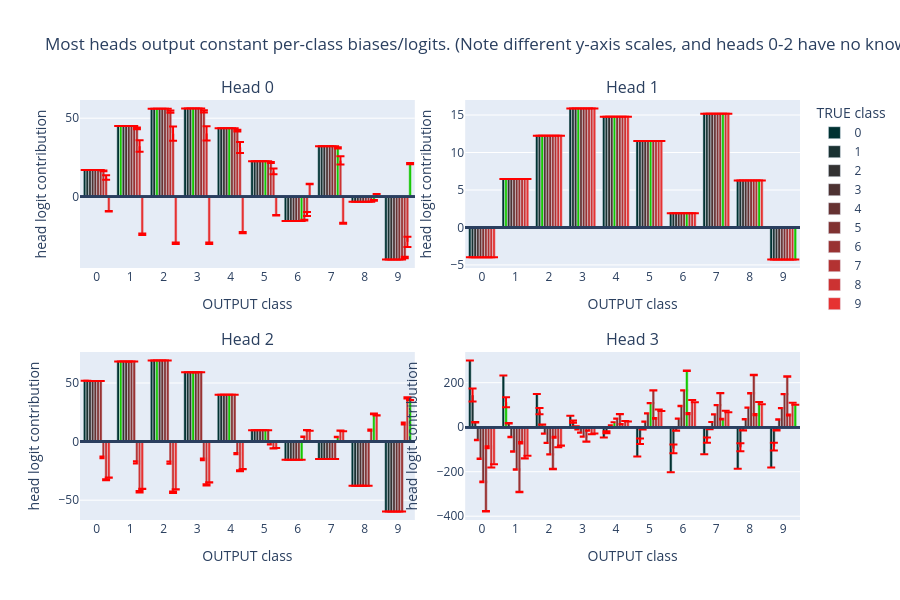

Notebook source saved alongside this figure:
### Markdown cell above
In the graph below, we show each head's logit contribution per-class (w/ std-dev error bars). Each output class is grouped by true class:
- Similar-height output-class bars indicate outputting a per-class constant (e.g. head 1, which has no knowledge of the true class).
- A true-class bar that differs per-output indicates the head may help distinguish that max digit. (e.g. head 0 class 9, or head 2 classes 7-9)


The conclusions are:
- Head 0 outputs constants, except for true classes 8-9 (and slightly 7?).
- Head 1 only outputs constants.
- Head 2 outputs constants, except for true classes 7-9.
- Head 3 outputs uniquely for all classes.

### Code cell
title = f'Most heads output constant per-class biases/logits. (Note different y-axis scales, and heads 0-2 have no knowledge of true classes <7!)'

means, stds = attn_logit_means(model_1, y_true_1, tens_digit=False)
fig = show_logit_contribs(model_1, means, stds, layer=0, title=title, xaxis_ytrue=False)

### Figure 1 — Plotly figure (JSON) as saved in the notebook; plotly's stock layout.template omitted (floating-point values rounded to 4 significant figures)
{"data": [{"error_y": {"array": [0.0, 0.0, 0.0, 0.0, 0.0, 0.0, 0.0, 0.0, 0.0, 0.0], "color": "red", "type": "data"}, "marker": {"color": ["rgb(0.0,50,50)", "rgb(0.0,50,50)", "rgb(0.0,50,50)", "rgb(0.0,50,50)", "rgb(0.0,50,50)", "rgb(0.0,50,50)", "rgb(0.0,50,50)", "rgb(0.0,50,50)", "rgb(0.0,50,50)", "rgb(0.0,50,50)"]}, "name": "0", "showlegend": true, "x": [0, 1, 2, 3, 4, 5, 6, 7, 8, 9], "y": [17.12, 44.99, 55.95, 56.22, 43.58, 22.58, -15.3, 32.18, -3.139, -39.91], "type": "bar", "xaxis": "x", "yaxis": "y"}, {"error_y": {"array": [1.862e-06, 4.884e-06, 6.072e-06, 6.1e-06, 4.726e-06, 2.447e-06, 1.662e-06, 3.488e-06, 3.44e-07, 4.331e-06], "color": "red", "type": "data"}, "marker": {"color": ["rgb(25.5,50,50)", "rgb(20,200,0)", "rgb(25.5,50,50)", "rgb(25.5,50,50)", "rgb(25.5,50,50)", "rgb(25.5,50,50)", "rgb(25.5,50,50)", "rgb(25.5,50,50)", "rgb(25.5,50,50)", "rgb(25.5,50,50)"]}, "name": "1", "showlegend": true, "x": [0, 1, 2, 3, 4, 5, 6, 7, 8, 9], "y": [17.12, 44.99, 55.95, 56.22, 43.58, 22.58, -15.3, 32.18, -3.139, -39.91], "type": "bar", "xaxis": "x", "yaxis": "y"}, {"error_y": {"array": [4.238e-05, 0.000111, 0.000138, 0.0001386, 0.0001074, 5.557e-05, 3.78e-05, 7.921e-05, 7.864e-06, 9.847e-05], "color": "red", "type": "data"}, "marker": {"color": ["rgb(51.0,50,50)", "rgb(51.0,50,50)", "rgb(20,200,0)", "rgb(51.0,50,50)", "rgb(51.0,50,50)", "rgb(51.0,50,50)", "rgb(51.0,50,50)", "rgb(51.0,50,50)", "rgb(51.0,50,50)", "rgb(51.0,50,50)"]}, "name": "2", "showlegend": true, "x": [0, 1, 2, 3, 4, 5, 6, 7, 8, 9], "y": [17.12, 44.99, 55.95, 56.22, 43.58, 22.58, -15.3, 32.18, -3.139, -39.91], "type": "bar", "xaxis": "x", "yaxis": "y"}, {"error_y": {"array": [4.114e-05, 0.0001078, 0.000134, 0.0001345, 0.0001042, 5.394e-05, 3.669e-05, 7.688e-05, 7.633e-06, 9.557e-05], "color": "red", "type": "data"}, "marker": {"color": ["rgb(76.5,50,50)", "rgb(76.5,50,50)", "rgb(76.5,50,50)", "rgb(20,200,0)", "rgb(76.5,50,50)", "rgb(76.5,50,50)", "rgb(76.5,50,50)", "rgb(76.5,50,50)", "rgb(76.5,50,50)", "rgb(76.5,50,50)"]}, "name": "3", "showlegend": true, "x": [0, 1, 2, 3, 4, 5, 6, 7, 8, 9], "y": [17.12, 44.99, 55.95, 56.22, 43.58, 22.58, -15.3, 32.18, -3.139, -39.91], "type": "bar", "xaxis": "x", "yaxis": "y"}, {"error_y": {"array": [3.757e-05, 9.844e-05, 0.0001223, 0.0001229, 9.519e-05, 4.927e-05, 3.351e-05, 7.022e-05, 6.972e-06, 8.73e-05], "color": "red", "type": "data"}, "marker": {"color": ["rgb(102.0,50,50)", "rgb(102.0,50,50)", "rgb(102.0,50,50)", "rgb(102.0,50,50)", "rgb(20,200,0)", "rgb(102.0,50,50)", "rgb(102.0,50,50)", "rgb(102.0,50,50)", "rgb(102.0,50,50)", "rgb(102.0,50,50)"]}, "name": "4", "showlegend": true, "x": [0, 1, 2, 3, 4, 5, 6, 7, 8, 9], "y": [17.12, 44.99, 55.95, 56.22, 43.58, 22.58, -15.3, 32.18, -3.139, -39.91], "type": "bar", "xaxis": "x", "yaxis": "y"}, {"error_y": {"array": [3.564e-05, 9.338e-05, 0.0001161, 0.0001166, 9.029e-05, 4.673e-05, 3.179e-05, 6.661e-05, 6.614e-06, 8.281e-05], "color": "red", "type": "data"}, "marker": {"color": ["rgb(127.5,50,50)", "rgb(127.5,50,50)", "rgb(127.5,50,50)", "rgb(127.5,50,50)", "rgb(127.5,50,50)", "rgb(20,200,0)", "rgb(127.5,50,50)", "rgb(127.5,50,50)", "rgb(127.5,50,50)", "rgb(127.5,50,50)"]}, "name": "5", "showlegend": true, "x": [0, 1, 2, 3, 4, 5, 6, 7, 8, 9], "y": [17.12, 44.99, 55.95, 56.22, 43.58, 22.58, -15.3, 32.18, -3.139, -39.91], "type": "bar", "xaxis": "x", "yaxis": "y"}, {"error_y": {"array": [3.411e-05, 8.936e-05, 0.0001111, 0.0001116, 8.641e-05, 4.472e-05, 3.042e-05, 6.375e-05, 6.33e-06, 7.925e-05], "color": "red", "type": "data"}, "marker": {"color": ["rgb(153.0,50,50)", "rgb(153.0,50,50)", "rgb(153.0,50,50)", "rgb(153.0,50,50)", "rgb(153.0,50,50)", "rgb(153.0,50,50)", "rgb(20,200,0)", "rgb(153.0,50,50)", "rgb(153.0,50,50)", "rgb(153.0,50,50)"]}, "name": "6", "showlegend": true, "x": [0, 1, 2, 3, 4, 5, 6, 7, 8, 9], "y": [17.12, 44.99, 55.95, 56.22, 43.58, 22.58, -15.3, 32.18, -3.139, -39.91], "type": "bar", "xaxis": "x", "yaxis": "y"}, {"error_y": {"array": [0.2208, 0.5776, 0.7177, 0.7207, 0.5581, 0.2886, 0.1969, 0.4115, 0.04125, 0.5123], "color": "red", "type": "data"}, "marker": {"color": ["rgb(178.5,50,50)", "rgb(178.5,50,50)", "rgb(178.5,50,50)", "rgb(178.5,50,50)", "rgb(178.5,50,50)", "rgb(178.5,50,50)", "rgb(178.5,50,50)", "rgb(20,200,0)", "rgb(178.5,50,50)", "rgb(178.5,50,50)"]}, "name": "7", "showlegend": true, "x": [0, 1, 2, 3, 4, 5, 6, 7, 8, 9], "y": [16.56, 43.53, 54.14, 54.4, 42.17, 21.85, -14.8, 31.14, -3.035, -38.61], "type": "bar", "xaxis": "x", "yaxis": "y"}, {"error_y": {"array": [1.394, 3.643, 4.525, 4.543, 3.517, 1.817, 1.243, 2.592, 0.2618, 3.23], "color": "red", "type": "data"}, "marker": {"color": ["rgb(204.0,50,50)", "rgb(204.0,50,50)", "rgb(204.0,50,50)", "rgb(204.0,50,50)", "rgb(204.0,50,50)", "rgb(204.0,50,50)", "rgb(204.0,50,50)", "rgb(204.0,50,50)", "rgb(20,200,0)", "rgb(204.0,50,50)"]}, "name": "8", "showlegend": true, "x": [0, 1, 2, 3, 4, 5, 6, 7, 8, 9], "y": [12.26, 32.29, 40.17, 40.38, 31.31, 16.24, -10.96, 23.14, -2.226, -28.64], "type": "bar", "xaxis": "x", "yaxis": "y"}, {"error_y": {"array": [0.1554, 0.4049, 0.5028, 0.5047, 0.3905, 0.2015, 0.1385, 0.2875, 0.02987, 0.3592], "color": "red", "type": "data"}, "marker": {"color": ["rgb(229.5,50,50)", "rgb(229.5,50,50)", "rgb(229.5,50,50)", "rgb(229.5,50,50)", "rgb(229.5,50,50)", "rgb(229.5,50,50)", "rgb(229.5,50,50)", "rgb(229.5,50,50)", "rgb(229.5,50,50)", "rgb(20,200,0)"]}, "name": "9", "showlegend": true, "x": [0, 1, 2, 3, 4, 5, 6, 7, 8, 9], "y": [-9.217, -23.79, -29.48, -29.55, -22.83, -11.73, 8.183, -16.75, 1.813, 21.1], "type": "bar", "xaxis": "x", "yaxis": "y"}, {"error_y": {"array": [0.0, 0.0, 0.0, 0.0, 0.0, 0.0, 0.0, 0.0, 0.0, 0.0], "color": "red", "type": "data"}, "marker": {"color": ["rgb(0.0,50,50)", "rgb(0.0,50,50)", "rgb(0.0,50,50)", "rgb(0.0,50,50)", "rgb(0.0,50,50)", "rgb(0.0,50,50)", "rgb(0.0,50,50)", "rgb(0.0,50,50)", "rgb(0.0,50,50)", "rgb(0.0,50,50)"]}, "name": "0", "showlegend": false, "x": [0, 1, 2, 3, 4, 5, 6, 7, 8, 9], "y": [-3.984, 6.46, 12.23, 15.89, 14.78, 11.54, 1.884, 15.17, 6.254, -4.292], "type": "bar", "xaxis": "x2", "yaxis": "y2"}, {"error_y": {"array": [1.596e-11, 2.833e-11, 5.258e-11, 6.788e-11, 6.293e-11, 4.894e-11, 7.617e-12, 6.418e-11, 2.61e-11, 1.874e-11], "color": "red", "type": "data"}, "marker": {"color": ["rgb(25.5,50,50)", "rgb(20,200,0)", "rgb(25.5,50,50)", "rgb(25.5,50,50)", "rgb(25.5,50,50)", "rgb(25.5,50,50)", "rgb(25.5,50,50)", "rgb(25.5,50,50)", "rgb(25.5,50,50)", "rgb(25.5,50,50)"]}, "name": "1", "showlegend": false, "x": [0, 1, 2, 3, 4, 5, 6, 7, 8, 9], "y": [-3.984, 6.46, 12.23, 15.89, 14.78, 11.54, 1.884, 15.17, 6.254, -4.292], "type": "bar", "xaxis": "x2", "yaxis": "y2"}, {"error_y": {"array": [1.371e-11, 2.43e-11, 4.511e-11, 5.823e-11, 5.399e-11, 4.199e-11, 6.539e-12, 5.507e-11, 2.24e-11, 1.607e-11], "color": "red", "type": "data"}, "marker": {"color": ["rgb(51.0,50,50)", "rgb(51.0,50,50)", "rgb(20,200,0)", "rgb(51.0,50,50)", "rgb(51.0,50,50)", "rgb(51.0,50,50)", "rgb(51.0,50,50)", "rgb(51.0,50,50)", "rgb(51.0,50,50)", "rgb(51.0,50,50)"]}, "name": "2", "showlegend": false, "x": [0, 1, 2, 3, 4, 5, 6, 7, 8, 9], "y": [-3.984, 6.46, 12.23, 15.89, 14.78, 11.54, 1.884, 15.17, 6.254, -4.292], "type": "bar", "xaxis": "x2", "yaxis": "y2"}, {"error_y": {"array": [1.297e-11, 2.302e-11, 4.273e-11, 5.515e-11, 5.113e-11, 3.977e-11, 6.191e-12, 5.215e-11, 2.121e-11, 1.522e-11], "color": "red", "type": "data"}, "marker": {"color": ["rgb(76.5,50,50)", "rgb(76.5,50,50)", "rgb(76.5,50,50)", "rgb(20,200,0)", "rgb(76.5,50,50)", "rgb(76.5,50,50)", "rgb(76.5,50,50)", "rgb(76.5,50,50)", "rgb(76.5,50,50)", "rgb(76.5,50,50)"]}, "name": "3", "showlegend": false, "x": [0, 1, 2, 3, 4, 5, 6, 7, 8, 9], "y": [-3.984, 6.46, 12.23, 15.89, 14.78, 11.54, 1.884, 15.17, 6.254, -4.292], "type": "bar", "xaxis": "x2", "yaxis": "y2"}, {"error_y": {"array": [1.245e-11, 2.211e-11, 4.104e-11, 5.297e-11, 4.911e-11, 3.819e-11, 5.943e-12, 5.009e-11, 2.037e-11, 1.462e-11], "color": "red", "type": "data"}, "marker": {"color": ["rgb(102.0,50,50)", "rgb(102.0,50,50)", "rgb(102.0,50,50)", "rgb(102.0,50,50)", "rgb(20,200,0)", "rgb(102.0,50,50)", "rgb(102.0,50,50)", "rgb(102.0,50,50)", "rgb(102.0,50,50)", "rgb(102.0,50,50)"]}, "name": "4", "showlegend": false, "x": [0, 1, 2, 3, 4, 5, 6, 7, 8, 9], "y": [-3.984, 6.46, 12.23, 15.89, 14.78, 11.54, 1.884, 15.17, 6.254, -4.292], "type": "bar", "xaxis": "x2", "yaxis": "y2"}, {"error_y": {"array": [1.183e-11, 2.102e-11, 3.9e-11, 5.034e-11, 4.667e-11, 3.629e-11, 5.646e-12, 4.759e-11, 1.935e-11, 1.39e-11], "color": "red", "type": "data"}, "marker": {"color": ["rgb(127.5,50,50)", "rgb(127.5,50,50)", "rgb(127.5,50,50)", "rgb(127.5,50,50)", "rgb(127.5,50,50)", "rgb(20,200,0)", "rgb(127.5,50,50)", "rgb(127.5,50,50)", "rgb(127.5,50,50)", "rgb(127.5,50,50)"]}, "name": "5", "showlegend": false, "x": [0, 1, 2, 3, 4, 5, 6, 7, 8, 9], "y": [-3.984, 6.46, 12.23, 15.89, 14.78, 11.54, 1.884, 15.17, 6.254, -4.292], "type": "bar", "xaxis": "x2", "yaxis": "y2"}, {"error_y": {"array": [1.124e-11, 1.996e-11, 3.705e-11, 4.781e-11, 4.432e-11, 3.447e-11, 5.362e-12, 4.52e-11, 1.838e-11, 1.32e-11], "color": "red", "type": "data"}, "marker": {"color": ["rgb(153.0,50,50)", "rgb(153.0,50,50)", "rgb(153.0,50,50)", "rgb(153.0,50,50)", "rgb(153.0,50,50)", "rgb(153.0,50,50)", "rgb(20,200,0)", "rgb(153.0,50,50)", "rgb(153.0,50,50)", "rgb(153.0,50,50)"]}, "name": "6", "showlegend": false, "x": [0, 1, 2, 3, 4, 5, 6, 7, 8, 9], "y": [-3.984, 6.46, 12.23, 15.89, 14.78, 11.54, 1.884, 15.17, 6.254, -4.292], "type": "bar", "xaxis": "x2", "yaxis": "y2"}, {"error_y": {"array": [1.069e-11, 1.901e-11, 3.526e-11, 4.553e-11, 4.22e-11, 3.281e-11, 5.105e-12, 4.302e-11, 1.749e-11, 1.257e-11], "color": "red", "type": "data"}, "marker": {"color": ["rgb(178.5,50,50)", "rgb(178.5,50,50)", "rgb(178.5,50,50)", "rgb(178.5,50,50)", "rgb(178.5,50,50)", "rgb(178.5,50,50)", "rgb(178.5,50,50)", "rgb(20,200,0)", "rgb(178.5,50,50)", "rgb(178.5,50,50)"]}, "name": "7", "showlegend": false, "x": [0, 1, 2, 3, 4, 5, 6, 7, 8, 9], "y": [-3.984, 6.46, 12.23, 15.89, 14.78, 11.54, 1.884, 15.17, 6.254, -4.292], "type": "bar", "xaxis": "x2", "yaxis": "y2"}, {"error_y": {"array": [1.025e-11, 1.816e-11, 3.381e-11, 4.351e-11, 4.046e-11, 3.133e-11, 4.885e-12, 4.138e-11, 1.674e-11, 1.2e-11], "color": "red", "type": "data"}, "marker": {"color": ["rgb(204.0,50,50)", "rgb(204.0,50,50)", "rgb(204.0,50,50)", "rgb(204.0,50,50)", "rgb(204.0,50,50)", "rgb(204.0,50,50)", "rgb(204.0,50,50)", "rgb(204.0,50,50)", "rgb(20,200,0)", "rgb(204.0,50,50)"]}, "name": "8", "showlegend": false, "x": [0, 1, 2, 3, 4, 5, 6, 7, 8, 9], "y": [-3.984, 6.46, 12.23, 15.89, 14.78, 11.54, 1.884, 15.17, 6.254, -4.292], "type": "bar", "xaxis": "x2", "yaxis": "y2"}, {"error_y": {"array": [9.809e-12, 1.742e-11, 3.308e-11, 4.202e-11, 3.86e-11, 3.007e-11, 4.669e-12, 4.011e-11, 1.614e-11, 1.156e-11], "color": "red", "type": "data"}, "marker": {"color": ["rgb(229.5,50,50)", "rgb(229.5,50,50)", "rgb(229.5,50,50)", "rgb(229.5,50,50)", "rgb(229.5,50,50)", "rgb(229.5,50,50)", "rgb(229.5,50,50)", "rgb(229.5,50,50)", "rgb(229.5,50,50)", "rgb(20,200,0)"]}, "name": "9", "showlegend": false, "x": [0, 1, 2, 3, 4, 5, 6, 7, 8, 9], "y": [-3.984, 6.46, 12.23, 15.89, 14.78, 11.54, 1.884, 15.17, 6.254, -4.292], "type": "bar", "xaxis": "x2", "yaxis": "y2"}, {"error_y": {"array": [0.0, 0.0, 0.0, 0.0, 0.0, 0.0, 0.0, 0.0, 0.0, 0.0], "color": "red", "type": "data"}, "marker": {"color": ["rgb(0.0,50,50)", "rgb(0.0,50,50)", "rgb(0.0,50,50)", "rgb(0.0,50,50)", "rgb(0.0,50,50)", "rgb(0.0,50,50)", "rgb(0.0,50,50)", "rgb(0.0,50,50)", "rgb(0.0,50,50)", "rgb(0.0,50,50)"]}, "name": "0", "showlegend": false, "x": [0, 1, 2, 3, 4, 5, 6, 7, 8, 9], "y": [51.8, 68.3, 69.26, 59.11, 40.04, 9.623, -15.47, -14.83, -37.63, -59.74], "type": "bar", "xaxis": "x3", "yaxis": "y3"}, {"error_y": {"array": [0.0003456, 0.0004558, 0.0004623, 0.0003945, 0.0002672, 6.432e-05, 0.0001031, 9.87e-05, 0.0002509, 0.0003985], "color": "red", "type": "data"}, "marker": {"color": ["rgb(25.5,50,50)", "rgb(20,200,0)", "rgb(25.5,50,50)", "rgb(25.5,50,50)", "rgb(25.5,50,50)", "rgb(25.5,50,50)", "rgb(25.5,50,50)", "rgb(25.5,50,50)", "rgb(25.5,50,50)", "rgb(25.5,50,50)"]}, "name": "1", "showlegend": false, "x": [0, 1, 2, 3, 4, 5, 6, 7, 8, 9], "y": [51.79, 68.3, 69.26, 59.11, 40.04, 9.623, -15.47, -14.83, -37.62, -59.74], "type": "bar", "xaxis": "x3", "yaxis": "y3"}, {"error_y": {"array": [0.00952, 0.01255, 0.01273, 0.01086, 0.007355, 0.001767, 0.002843, 0.00272, 0.006911, 0.01097], "color": "red", "type": "data"}, "marker": {"color": ["rgb(51.0,50,50)", "rgb(51.0,50,50)", "rgb(20,200,0)", "rgb(51.0,50,50)", "rgb(51.0,50,50)", "rgb(51.0,50,50)", "rgb(51.0,50,50)", "rgb(51.0,50,50)", "rgb(51.0,50,50)", "rgb(51.0,50,50)"]}, "name": "2", "showlegend": false, "x": [0, 1, 2, 3, 4, 5, 6, 7, 8, 9], "y": [51.77, 68.27, 69.23, 59.08, 40.02, 9.619, -15.46, -14.82, -37.61, -59.71], "type": "bar", "xaxis": "x3", "yaxis": "y3"}, {"error_y": {"array": [0.01505, 0.01983, 0.0201, 0.01715, 0.01161, 0.002783, 0.004497, 0.004305, 0.01092, 0.01734], "color": "red", "type": "data"}, "marker": {"color": ["rgb(76.5,50,50)", "rgb(76.5,50,50)", "rgb(76.5,50,50)", "rgb(20,200,0)", "rgb(76.5,50,50)", "rgb(76.5,50,50)", "rgb(76.5,50,50)", "rgb(76.5,50,50)", "rgb(76.5,50,50)", "rgb(76.5,50,50)"]}, "name": "3", "showlegend": false, "x": [0, 1, 2, 3, 4, 5, 6, 7, 8, 9], "y": [51.75, 68.24, 69.2, 59.06, 40.0, 9.615, -15.46, -14.82, -37.59, -59.69], "type": "bar", "xaxis": "x3", "yaxis": "y3"}, {"error_y": {"array": [0.01628, 0.02144, 0.02174, 0.01854, 0.01255, 0.003006, 0.004866, 0.004659, 0.01181, 0.01875], "color": "red", "type": "data"}, "marker": {"color": ["rgb(102.0,50,50)", "rgb(102.0,50,50)", "rgb(102.0,50,50)", "rgb(102.0,50,50)", "rgb(20,200,0)", "rgb(102.0,50,50)", "rgb(102.0,50,50)", "rgb(102.0,50,50)", "rgb(102.0,50,50)", "rgb(102.0,50,50)"]}, "name": "4", "showlegend": false, "x": [0, 1, 2, 3, 4, 5, 6, 7, 8, 9], "y": [51.74, 68.23, 69.19, 59.05, 40.0, 9.614, -15.45, -14.81, -37.59, -59.68], "type": "bar", "xaxis": "x3", "yaxis": "y3"}, {"error_y": {"array": [0.01536, 0.02023, 0.02051, 0.0175, 0.01184, 0.002835, 0.004592, 0.004397, 0.01115, 0.01769], "color": "red", "type": "data"}, "marker": {"color": ["rgb(127.5,50,50)", "rgb(127.5,50,50)", "rgb(127.5,50,50)", "rgb(127.5,50,50)", "rgb(127.5,50,50)", "rgb(20,200,0)", "rgb(127.5,50,50)", "rgb(127.5,50,50)", "rgb(127.5,50,50)", "rgb(127.5,50,50)"]}, "name": "5", "showlegend": false, "x": [0, 1, 2, 3, 4, 5, 6, 7, 8, 9], "y": [51.75, 68.23, 69.19, 59.05, 40.0, 9.614, -15.45, -14.81, -37.59, -59.68], "type": "bar", "xaxis": "x3", "yaxis": "y3"}, {"error_y": {"array": [0.01475, 0.01942, 0.01969, 0.0168, 0.01137, 0.002722, 0.004409, 0.004221, 0.0107, 0.01698], "color": "red", "type": "data"}, "marker": {"color": ["rgb(153.0,50,50)", "rgb(153.0,50,50)", "rgb(153.0,50,50)", "rgb(153.0,50,50)", "rgb(153.0,50,50)", "rgb(153.0,50,50)", "rgb(20,200,0)", "rgb(153.0,50,50)", "rgb(153.0,50,50)", "rgb(153.0,50,50)"]}, "name": "6", "showlegend": false, "x": [0, 1, 2, 3, 4, 5, 6, 7, 8, 9], "y": [51.76, 68.25, 69.21, 59.06, 40.01, 9.616, -15.46, -14.82, -37.6, -59.69], "type": "bar", "xaxis": "x3", "yaxis": "y3"}, {"error_y": {"array": [0.6987, 0.9199, 0.9322, 0.795, 0.5379, 0.1284, 0.2092, 0.2004, 0.5071, 0.8044], "color": "red", "type": "data"}, "marker": {"color": ["rgb(178.5,50,50)", "rgb(178.5,50,50)", "rgb(178.5,50,50)", "rgb(178.5,50,50)", "rgb(178.5,50,50)", "rgb(178.5,50,50)", "rgb(178.5,50,50)", "rgb(20,200,0)", "rgb(178.5,50,50)", "rgb(178.5,50,50)"]}, "name": "7", "showlegend": false, "x": [0, 1, 2, 3, 4, 5, 6, 7, 8, 9], "y": [-13.51, -17.71, -17.9, -15.23, -10.27, -2.396, 4.077, 3.894, 9.781, 15.46], "type": "bar", "xaxis": "x3", "yaxis": "y3"}, {"error_y": {"array": [0.463, 0.6089, 0.6165, 0.5255, 0.3552, 0.08427, 0.139, 0.133, 0.3359, 0.5322], "color": "red", "type": "data"}, "marker": {"color": ["rgb(204.0,50,50)", "rgb(204.0,50,50)", "rgb(204.0,50,50)", "rgb(204.0,50,50)", "rgb(204.0,50,50)", "rgb(204.0,50,50)", "rgb(204.0,50,50)", "rgb(204.0,50,50)", "rgb(20,200,0)", "rgb(204.0,50,50)"]}, "name": "8", "showlegend": false, "x": [0, 1, 2, 3, 4, 5, 6, 7, 8, 9], "y": [-32.54, -42.75, -43.26, -36.85, -24.89, -5.873, 9.785, 9.352, 23.59, 37.35], "type": "bar", "xaxis": "x3", "yaxis": "y3"}, {"error_y": {"array": [0.08391, 0.1087, 0.1095, 0.09264, 0.06194, 0.014, 0.02553, 0.02529, 0.06049, 0.09495], "color": "red", "type": "data"}, "marker": {"color": ["rgb(229.5,50,50)", "rgb(229.5,50,50)", "rgb(229.5,50,50)", "rgb(229.5,50,50)", "rgb(229.5,50,50)", "rgb(229.5,50,50)", "rgb(229.5,50,50)", "rgb(229.5,50,50)", "rgb(229.5,50,50)", "rgb(20,200,0)"]}, "name": "9", "showlegend": false, "x": [0, 1, 2, 3, 4, 5, 6, 7, 8, 9], "y": [-30.78, -40.4, -40.88, -34.82, -23.51, -5.53, 9.272, 8.849, 22.31, 35.31], "type": "bar", "xaxis": "x3", "yaxis": "y3"}, {"error_y": {"array": [0.0, 0.0, 0.0, 0.0, 0.0, 0.0, 0.0, 0.0, 0.0, 0.0], "color": "red", "type": "data"}, "marker": {"color": ["rgb(0.0,50,50)", "rgb(0.0,50,50)", "rgb(0.0,50,50)", "rgb(0.0,50,50)", "rgb(0.0,50,50)", "rgb(0.0,50,50)", "rgb(0.0,50,50)", "rgb(0.0,50,50)", "rgb(0.0,50,50)", "rgb(0.0,50,50)"]}, "name": "0", "showlegend": false, "x": [0, 1, 2, 3, 4, 5, 6, 7, 8, 9], "y": [300.1, 231.7, 149.4, 51.78, -46.76, -131.4, -202.0, -121.5, -186.5, -181.5], "type": "bar", "xaxis": "x4", "yaxis": "y4"}, {"error_y": {"array": [29.03, 22.41, 14.44, 5.003, 4.528, 12.71, 19.53, 11.75, 18.02, 17.53], "color": "red", "type": "data"}, "marker": {"color": ["rgb(25.5,50,50)", "rgb(20,200,0)", "rgb(25.5,50,50)", "rgb(25.5,50,50)", "rgb(25.5,50,50)", "rgb(25.5,50,50)", "rgb(25.5,50,50)", "rgb(25.5,50,50)", "rgb(25.5,50,50)", "rgb(25.5,50,50)"]}, "name": "1", "showlegend": false, "x": [0, 1, 2, 3, 4, 5, 6, 7, 8, 9], "y": [144.7, 111.8, 72.08, 25.01, -22.53, -63.4, -97.45, -58.67, -90.01, -87.63], "type": "bar", "xaxis": "x4", "yaxis": "y4"}, {"error_y": {"array": [1.139, 0.8798, 0.5669, 0.1964, 0.1777, 0.499, 0.7667, 0.4611, 0.7075, 0.6884], "color": "red", "type": "data"}, "marker": {"color": ["rgb(51.0,50,50)", "rgb(51.0,50,50)", "rgb(20,200,0)", "rgb(51.0,50,50)", "rgb(51.0,50,50)", "rgb(51.0,50,50)", "rgb(51.0,50,50)", "rgb(51.0,50,50)", "rgb(51.0,50,50)", "rgb(51.0,50,50)"]}, "name": "2", "showlegend": false, "x": [0, 1, 2, 3, 4, 5, 6, 7, 8, 9], "y": [22.48, 17.37, 11.27, 3.933, -3.461, -9.858, -15.2, -9.199, -14.12, -13.79], "type": "bar", "xaxis": "x4", "yaxis": "y4"}, {"error_y": {"array": [1.106, 0.8539, 0.5506, 0.1909, 0.1722, 0.4844, 0.7444, 0.4481, 0.6875, 0.6693], "color": "red", "type": "data"}, "marker": {"color": ["rgb(76.5,50,50)", "rgb(76.5,50,50)", "rgb(76.5,50,50)", "rgb(20,200,0)", "rgb(76.5,50,50)", "rgb(76.5,50,50)", "rgb(76.5,50,50)", "rgb(76.5,50,50)", "rgb(76.5,50,50)", "rgb(76.5,50,50)"]}, "name": "3", "showlegend": false, "x": [0, 1, 2, 3, 4, 5, 6, 7, 8, 9], "y": [-57.48, -44.37, -28.54, -9.865, 8.994, 25.16, 38.61, 23.19, 35.58, 34.58], "type": "bar", "xaxis": "x4", "yaxis": "y4"}, {"error_y": {"array": [1.168, 0.9016, 0.5812, 0.2015, 0.1819, 0.5114, 0.7858, 0.4728, 0.7254, 0.7061], "color": "red", "type": "data"}, "marker": {"color": ["rgb(102.0,50,50)", "rgb(102.0,50,50)", "rgb(102.0,50,50)", "rgb(102.0,50,50)", "rgb(20,200,0)", "rgb(102.0,50,50)", "rgb(102.0,50,50)", "rgb(102.0,50,50)", "rgb(102.0,50,50)", "rgb(102.0,50,50)"]}, "name": "4", "showlegend": false, "x": [0, 1, 2, 3, 4, 5, 6, 7, 8, 9], "y": [-141.6, -109.4, -70.42, -24.38, 22.11, 62.02, 95.24, 57.26, 87.85, 85.45], "type": "bar", "xaxis": "x4", "yaxis": "y4"}, {"error_y": {"array": [1.224, 0.945, 0.6092, 0.2112, 0.1907, 0.5361, 0.8238, 0.4957, 0.7606, 0.7403], "color": "red", "type": "data"}, "marker": {"color": ["rgb(127.5,50,50)", "rgb(127.5,50,50)", "rgb(127.5,50,50)", "rgb(127.5,50,50)", "rgb(127.5,50,50)", "rgb(20,200,0)", "rgb(127.5,50,50)", "rgb(127.5,50,50)", "rgb(127.5,50,50)", "rgb(127.5,50,50)"]}, "name": "5", "showlegend": false, "x": [0, 1, 2, 3, 4, 5, 6, 7, 8, 9], "y": [-245.8, -189.8, -122.3, -42.35, 38.34, 107.6, 165.3, 99.44, 152.6, 148.4], "type": "bar", "xaxis": "x4", "yaxis": "y4"}, {"error_y": {"array": [1.608, 1.242, 0.8002, 0.2773, 0.2508, 0.7044, 1.082, 0.651, 0.9988, 0.9718], "color": "red", "type": "data"}, "marker": {"color": ["rgb(153.0,50,50)", "rgb(153.0,50,50)", "rgb(153.0,50,50)", "rgb(153.0,50,50)", "rgb(153.0,50,50)", "rgb(153.0,50,50)", "rgb(20,200,0)", "rgb(153.0,50,50)", "rgb(153.0,50,50)", "rgb(153.0,50,50)"]}, "name": "6", "showlegend": false, "x": [0, 1, 2, 3, 4, 5, 6, 7, 8, 9], "y": [-377.7, -291.7, -187.9, -65.09, 58.91, 165.4, 254.1, 152.8, 234.5, 228.1], "type": "bar", "xaxis": "x4", "yaxis": "y4"}, {"error_y": {"array": [4.338, 3.349, 2.158, 0.7475, 0.6768, 1.9, 2.919, 1.756, 2.693, 2.62], "color": "red", "type": "data"}, "marker": {"color": ["rgb(178.5,50,50)", "rgb(178.5,50,50)", "rgb(178.5,50,50)", "rgb(178.5,50,50)", "rgb(178.5,50,50)", "rgb(178.5,50,50)", "rgb(178.5,50,50)", "rgb(20,200,0)", "rgb(178.5,50,50)", "rgb(178.5,50,50)"]}, "name": "7", "showlegend": false, "x": [0, 1, 2, 3, 4, 5, 6, 7, 8, 9], "y": [-90.55, -69.92, -45.04, -15.61, 14.1, 39.62, 60.86, 36.62, 56.17, 54.66], "type": "bar", "xaxis": "x4", "yaxis": "y4"}, {"error_y": {"array": [0.08664, 0.06675, 0.04429, 0.01569, 0.01365, 0.03918, 0.06122, 0.03702, 0.05729, 0.05691], "color": "red", "type": "data"}, "marker": {"color": ["rgb(204.0,50,50)", "rgb(204.0,50,50)", "rgb(204.0,50,50)", "rgb(204.0,50,50)", "rgb(204.0,50,50)", "rgb(204.0,50,50)", "rgb(204.0,50,50)", "rgb(204.0,50,50)", "rgb(20,200,0)", "rgb(204.0,50,50)"]}, "name": "8", "showlegend": false, "x": [0, 1, 2, 3, 4, 5, 6, 7, 8, 9], "y": [-181.5, -140.1, -90.3, -31.3, 28.26, 79.43, 122.0, 73.44, 112.7, 109.7], "type": "bar", "xaxis": "x4", "yaxis": "y4"}, {"error_y": {"array": [0.07283, 0.05603, 0.03759, 0.0134, 0.01157, 0.03339, 0.05249, 0.03175, 0.04929, 0.04927], "color": "red", "type": "data"}, "marker": {"color": ["rgb(229.5,50,50)", "rgb(229.5,50,50)", "rgb(229.5,50,50)", "rgb(229.5,50,50)", "rgb(229.5,50,50)", "rgb(229.5,50,50)", "rgb(229.5,50,50)", "rgb(229.5,50,50)", "rgb(229.5,50,50)", "rgb(20,200,0)"]}, "name": "9", "showlegend": false, "x": [0, 1, 2, 3, 4, 5, 6, 7, 8, 9], "y": [-166.5, -128.5, -82.85, -28.73, 25.91, 72.85, 111.9, 67.38, 103.4, 100.6], "type": "bar", "xaxis": "x4", "yaxis": "y4"}], "layout": {"xaxis": {"anchor": "y", "domain": [0.0, 0.465], "title": {"text": "OUTPUT class"}, "tickmode": "linear"}, "yaxis": {"anchor": "x", "domain": [0.6, 1.0], "title": {"text": "head logit contribution"}}, "xaxis2": {"anchor": "y2", "domain": [0.535, 1.0], "title": {"text": "OUTPUT class"}, "tickmode": "linear"}, "yaxis2": {"anchor": "x2", "domain": [0.6, 1.0], "title": {"text": "head logit contribution"}}, "xaxis3": {"anchor": "y3", "domain": [0.0, 0.465], "title": {"text": "OUTPUT class"}, "tickmode": "linear"}, "yaxis3": {"anchor": "x3", "domain": [0.0, 0.4], "title": {"text": "head logit contribution"}}, "xaxis4": {"anchor": "y4", "domain": [0.535, 1.0], "title": {"text": "OUTPUT class"}, "tickmode": "linear"}, "yaxis4": {"anchor": "x4", "domain": [0.0, 0.4], "title": {"text": "head logit contribution"}}, "annotations": [{"font": {"size": 16}, "showarrow": false, "text": "Head 0", "x": 0.2325, "xanchor": "center", "xref": "paper", "y": 1.0, "yanchor": "bottom", "yref": "paper"}, {"font": {"size": 16}, "showarrow": false, "text": "Head 1", "x": 0.7675, "xanchor": "center", "xref": "paper", "y": 1.0, "yanchor": "bottom", "yref": "paper"}, {"font": {"size": 16}, "showarrow": false, "text": "Head 2", "x": 0.2325, "xanchor": "center", "xref": "paper", "y": 0.4, "yanchor": "bottom", "yref": "paper"}, {"font": {"size": 16}, "showarrow": false, "text": "Head 3", "x": 0.7675, "xanchor": "center", "xref": "paper", "y": 0.4, "yanchor": "bottom", "yref": "paper"}], "shapes": [{"type": "line", "x0": 0, "x1": 1, "xref": "x domain", "y0": 0, "y1": 0, "yref": "y"}, {"type": "line", "x0": 0, "x1": 1, "xref": "x domain", "y0": 0, "y1": 0, "yref": "y"}, {"type": "line", "x0": 0, "x1": 1, "xref": "x domain", "y0": 0, "y1": 0, "yref": "y"}, {"type": "line", "x0": 0, "x1": 1, "xref": "x domain", "y0": 0, "y1": 0, "yref": "y"}, {"type": "line", "x0": 0, "x1": 1, "xref": "x domain", "y0": 0, "y1": 0, "yref": "y"}, {"type": "line", "x0": 0, "x1": 1, "xref": "x domain", "y0": 0, "y1": 0, "yref": "y"}, {"type": "line", "x0": 0, "x1": 1, "xref": "x domain", "y0": 0, "y1": 0, "yref": "y"}, {"type": "line", "x0": 0, "x1": 1, "xref": "x domain", "y0": 0, "y1": 0, "yref": "y"}, {"type": "line", "x0": 0, "x1": 1, "xref": "x domain", "y0": 0, "y1": 0, "yref": "y"}, {"type": "line", "x0": 0, "x1": 1, "xref": "x domain", "y0": 0, "y1": 0, "yref": "y"}, {"type": "line", "x0": 0, "x1": 1, "xref": "x2 domain", "y0": 0, "y1": 0, "yref": "y2"}, {"type": "line", "x0": 0, "x1": 1, "xref": "x2 domain", "y0": 0, "y1": 0, "yref": "y2"}, {"type": "line", "x0": 0, "x1": 1, "xref": "x2 domain", "y0": 0, "y1": 0, "yref": "y2"}, {"type": "line", "x0": 0, "x1": 1, "xref": "x2 domain", "y0": 0, "y1": 0, "yref": "y2"}, {"type": "line", "x0": 0, "x1": 1, "xref": "x2 domain", "y0": 0, "y1": 0, "yref": "y2"}, {"type": "line", "x0": 0, "x1": 1, "xref": "x2 domain", "y0": 0, "y1": 0, "yref": "y2"}, {"type": "line", "x0": 0, "x1": 1, "xref": "x2 domain", "y0": 0, "y1": 0, "yref": "y2"}, {"type": "line", "x0": 0, "x1": 1, "xref": "x2 domain", "y0": 0, "y1": 0, "yref": "y2"}, {"type": "line", "x0": 0, "x1": 1, "xref": "x2 domain", "y0": 0, "y1": 0, "yref": "y2"}, {"type": "line", "x0": 0, "x1": 1, "xref": "x2 domain", "y0": 0, "y1": 0, "yref": "y2"}, {"type": "line", "x0": 0, "x1": 1, "xref": "x3 domain", "y0": 0, "y1": 0, "yref": "y3"}, {"type": "line", "x0": 0, "x1": 1, "xref": "x3 domain", "y0": 0, "y1": 0, "yref": "y3"}, {"type": "line", "x0": 0, "x1": 1, "xref": "x3 domain", "y0": 0, "y1": 0, "yref": "y3"}, {"type": "line", "x0": 0, "x1": 1, "xref": "x3 domain", "y0": 0, "y1": 0, "yref": "y3"}, {"type": "line", "x0": 0, "x1": 1, "xref": "x3 domain", "y0": 0, "y1": 0, "yref": "y3"}, {"type": "line", "x0": 0, "x1": 1, "xref": "x3 domain", "y0": 0, "y1": 0, "yref": "y3"}, {"type": "line", "x0": 0, "x1": 1, "xref": "x3 domain", "y0": 0, "y1": 0, "yref": "y3"}, {"type": "line", "x0": 0, "x1": 1, "xref": "x3 domain", "y0": 0, "y1": 0, "yref": "y3"}, {"type": "line", "x0": 0, "x1": 1, "xref": "x3 domain", "y0": 0, "y1": 0, "yref": "y3"}, {"type": "line", "x0": 0, "x1": 1, "xref": "x3 domain", "y0": 0, "y1": 0, "yref": "y3"}, {"type": "line", "x0": 0, "x1": 1, "xref": "x4 domain", "y0": 0, "y1": 0, "yref": "y4"}, {"type": "line", "x0": 0, "x1": 1, "xref": "x4 domain", "y0": 0, "y1": 0, "yref": "y4"}, {"type": "line", "x0": 0, "x1": 1, "xref": "x4 domain", "y0": 0, "y1": 0, "yref": "y4"}, {"type": "line", "x0": 0, "x1": 1, "xref": "x4 domain", "y0": 0, "y1": 0, "yref": "y4"}, {"type": "line", "x0": 0, "x1": 1, "xref": "x4 domain", "y0": 0, "y1": 0, "yref": "y4"}, {"type": "line", "x0": 0, "x1": 1, "xref": "x4 domain", "y0": 0, "y1": 0, "yref": "y4"}, {"type": "line", "x0": 0, "x1": 1, "xref": "x4 domain", "y0": 0, "y1": 0, "yref": "y4"}, {"type": "line", "x0": 0, "x1": 1, "xref": "x4 domain", "y0": 0, "y1": 0, "yref": "y4"}, {"type": "line", "x0": 0, "x1": 1, "xref": "x4 domain", "y0": 0, "y1": 0, "yref": "y4"}, {"type": "line", "x0": 0, "x1": 1, "xref": "x4 domain", "y0": 0, "y1": 0, "yref": "y4"}], "legend": {"title": {"text": "TRUE class"}}, "title": {"text": "Most heads output constant per-class biases/logits. (Note different y-axis scales, and heads 0-2 have no knowledge of true classes <7!)"}, "height": 600}}
